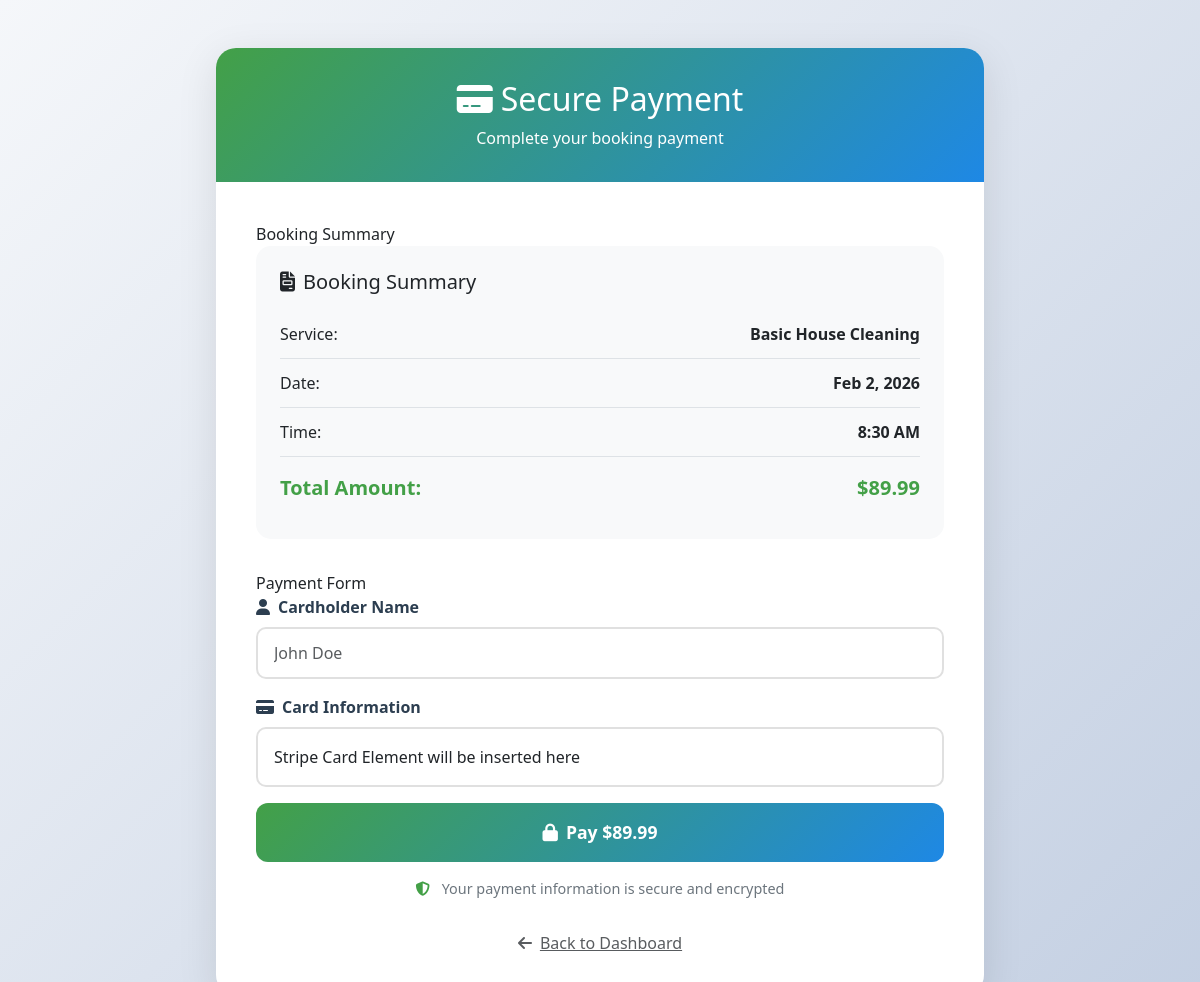
The app's page /customer/pay-invoice.php?booking_id=1 (signed in) with its own data.
### tables this page shows
CREATE TABLE `bookings` (
  `id` int(11) NOT NULL,
  `customer_id` int(11) NOT NULL,
  `employee_id` int(11) DEFAULT NULL,
  `service_id` int(11) NOT NULL,
  `staff_id` int(11) DEFAULT NULL,
  `booking_date` date NOT NULL,
  `booking_time` time NOT NULL,
  `duration_minutes` int(11) NOT NULL,
  `total_price` decimal(10,2) NOT NULL,
  `status` enum('pending','confirmed','in_progress','completed','cancelled') DEFAULT 'pending',
  `notes` text DEFAULT NULL,
  `special_instructions` text DEFAULT NULL,
  `address` text NOT NULL,
  `created_at` timestamp NOT NULL DEFAULT current_timestamp(),
  `updated_at` timestamp NOT NULL DEFAULT current_timestamp() ON UPDATE current_timestamp(),
  `payment_method` enum('pay_now','pay_later') DEFAULT 'pay_later',
  `payment_status` enum('unpaid','paid','partially_paid') DEFAULT 'unpaid',
  `preferred_completion_date` date DEFAULT NULL,
  `booking_status` enum('pending','confirmed','completed','cancelled') DEFAULT 'pending'
);

CREATE TABLE `services` (
  `id` int(11) NOT NULL,
  `name` varchar(100) NOT NULL,
  `description` text DEFAULT NULL,
  `price` decimal(10,2) NOT NULL,
  `duration` int(11) NOT NULL COMMENT 'Duration in minutes',
  `base_price` decimal(10,2) NOT NULL,
  `duration_minutes` int(11) NOT NULL,
  `category` varchar(50) DEFAULT NULL,
  `status` enum('active','inactive') DEFAULT 'active',
  `created_at` timestamp NOT NULL DEFAULT current_timestamp(),
  `image_url` varchar(500) DEFAULT NULL,
  `is_active` tinyint(1) DEFAULT 1
);

### customer/pay-invoice.php (the view, shortened to what this page needs)
<?php
$database = new Database();
$db = $database->getConnection();
$booking_id = filter_var($_GET['booking_id'] ?? 0, FILTER_VALIDATE_INT);
$query = "SELECT b.*, s.name as service_name, s.description as service_description
          FROM bookings b
          JOIN services s ON b.service_id = s.id
          WHERE b.id = :booking_id AND b.customer_id = :customer_id";
$stmt = $db->prepare($query);
$stmt->bindParam(':booking_id', $booking_id);
$stmt->bindParam(':customer_id', $_SESSION['user_id']);
$stmt->execute();
$booking = $stmt->fetch(PDO::FETCH_ASSOC);
?>
<!DOCTYPE html>
<html lang="en">
<head>
    <link href="https://cdn.jsdelivr.net/npm/bootstrap@5.3.2/dist/css/bootstrap.min.css" rel="stylesheet">
    <link href="https://cdnjs.cloudflare.com/ajax/libs/font-awesome/6.4.0/css/all.min.css" rel="stylesheet">
</head>
<body>
    <div class="payment-container">
        <div class="payment-card">
            <div class="payment-header">
                <h2 class="mb-2"><i class="fas fa-credit-card me-2"></i>Secure Payment</h2>
                <p class="mb-0">Complete your booking payment</p>
            </div>
            <div class="payment-body">
                 Booking Summary
                <div class="booking-summary">
                    <h5 class="mb-3"><i class="fas fa-file-invoice me-2"></i>Booking Summary</h5>
                    <div class="summary-row">
                        <span>Service:</span>
                        <strong><?php echo htmlspecialchars($booking['service_name']); ?></strong>
                    </div>
                    <div class="summary-row">
                        <span>Date:</span>
                        <strong><?php echo date('M j, Y', strtotime($booking['booking_date'])); ?></strong>
                    </div>
                    <div class="summary-row">
                        <span>Time:</span>
                        <strong><?php echo date('g:i A', strtotime($booking['booking_time'])); ?></strong>
                    </div>
                    <div class="summary-row">
                        <span>Total Amount:</span>
                        <strong>$<?php echo number_format($booking['total_price'], 2); ?></strong>
                    </div>
                </div>
                 Payment Form
                <form id="payment-form">
                    <div class="mb-3">
                        <label for="cardholder-name" class="form-label">
                            <i class="fas fa-user me-2"></i>Cardholder Name
                        </label>
                        <input type="text" class="form-control" id="cardholder-name"
                               placeholder="John Doe" required>
                    </div>
                    <div class="mb-3">
                        <label class="form-label">
                            <i class="fas fa-credit-card me-2"></i>Card Information
                        </label>
                        <div id="card-element" class="card-element-container">
                             Stripe Card Element will be inserted here
                        </div>
                    </div>
                    <button type="submit" id="submit-button" class="btn btn-pay">
                        <span id="button-text">
                            <i class="fas fa-lock me-2"></i>Pay $<?php echo number_format($booking['total_price'], 2); ?>
                        </span>
                    </button>
                </form>
                <div class="security-badge">
                    <i class="fas fa-shield-alt"></i>
                    Your payment information is secure and encrypted
                </div>
                <div class="text-center mt-3">
                    <a href="dashboard.php" class="text-muted">
                        <i class="fas fa-arrow-left me-2"></i>Back to Dashboard
                    </a>
                </div>
            </div>
        </div>
    </div>
</body>
</html>

### customer/pay-invoice.php (style rules this page uses)
:root { --primary-green: #43A047; --primary-blue: #1E88E5; }
body { background: linear-gradient(135deg, #f5f7fa 0%, #c3cfe2 100%); min-height: 100vh; font-family: 'Segoe UI', Tahoma, Geneva, Verdana, sans-serif; }
.payment-container { max-width: 800px; margin: 3rem auto; padding: 0 1rem; }
.payment-card { background: white; border-radius: 20px; box-shadow: 0 10px 40px rgba(0,0,0,0.1); overflow: hidden; }
.payment-header { background: linear-gradient(135deg, var(--primary-green) 0%, var(--primary-blue) 100%); color: white; padding: 2rem; text-align: center; }
.payment-body { padding: 2.5rem; }
.booking-summary { background: #f8f9fa; border-radius: 15px; padding: 1.5rem; margin-bottom: 2rem; }
.summary-row { display: flex; justify-content: space-between; padding: 0.75rem 0; border-bottom: 1px solid #dee2e6; }
.summary-row:last-child { border-bottom: none; font-size: 1.25rem; font-weight: 700; color: var(--primary-green); padding-top: 1rem; }
.form-label { font-weight: 600; color: #2c3e50; margin-bottom: 0.5rem; }
.form-control { border: 2px solid #e0e0e0; border-radius: 10px; padding: 0.75rem 1rem; transition: all 0.3s ease; }
.card-element-container { border: 2px solid #e0e0e0; border-radius: 10px; padding: 1rem; background: white; transition: all 0.3s ease; }
.btn-pay { background: linear-gradient(135deg, var(--primary-green) 0%, var(--primary-blue) 100%); border: none; border-radius: 12px; padding: 1rem 2rem; font-weight: 700; font-size: 1.1rem; color: white; width: 100%; transition: all 0.3s ease; }
.security-badge { text-align: center; padding: 1rem; color: #6c757d; font-size: 0.9rem; }
.security-badge i { color: var(--primary-green); margin-right: 0.5rem; }

### records on screen
bookings: service.name "Basic House Cleaning", booking_date "Feb 2, 2026", booking_time "8:30 AM", total_price "89.99"
